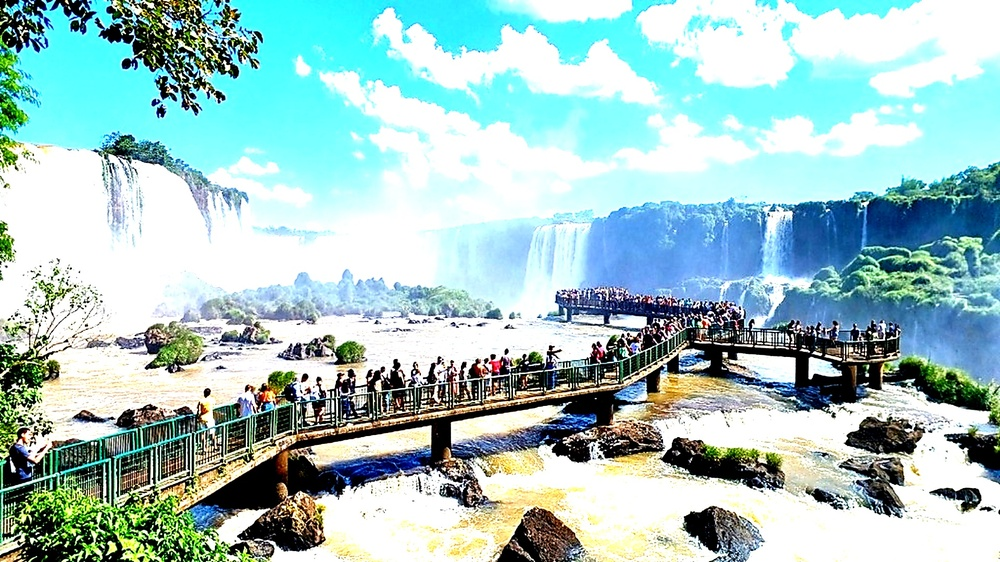
#> input picture images/hero_principal.jpg, 1000 x 562 px, shrunk from 1920 x 1080 before the run, found by its file name
$ python enhance_image.py
#> lines starting #> are read from the running program, lines starting #| are printed output that depends on the picture
#!/usr/bin/env python
# -*- coding: utf-8 -*-
"""
Mejora de brillo y claridad - Imagen principal
Solo brillo y claridad, sin otros cambios
"""

from PIL import Image, ImageEnhance

def enhance_brightness_clarity(input_path, output_path):
    """Solo aumenta brillo y claridad de la imagen"""

    # Cargar con PIL para mejor control
    img = Image.open(input_path)
#> img is the input picture: PIL image 1000x562 RGB; mean R, G, B 162.8, 197.4, 196.3
    print(f"Imagen original: {img.size}")
#| Imagen original: (1000, 562)

    # AUMENTO DE BRILLO (30%)
    enhancer = ImageEnhance.Brightness(img)
    img = enhancer.enhance(1.30)
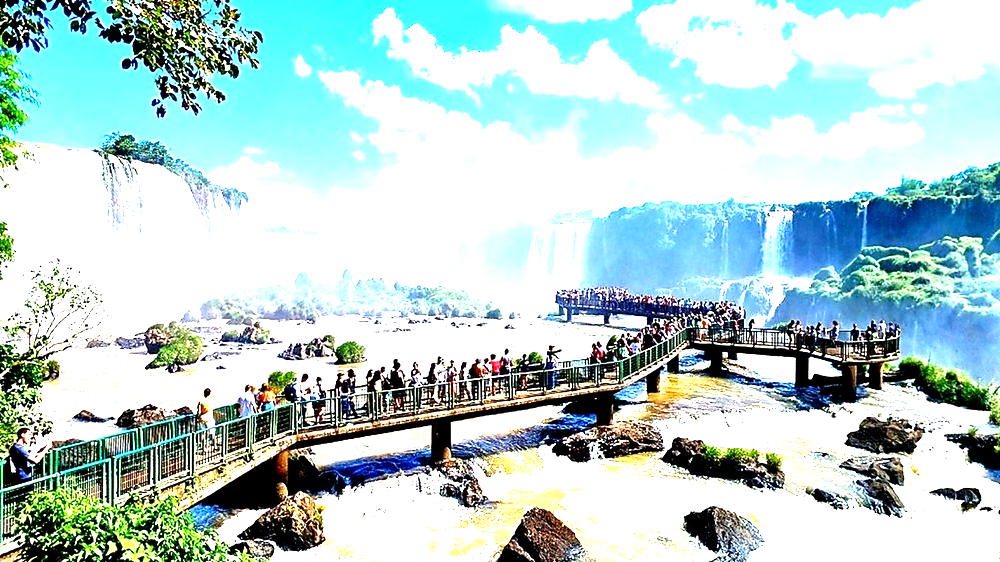
#> img: PIL image 1000x562 RGB; mean R, G, B 181.8, 209.4, 208.6

    # AUMENTO DE CLARIDAD (Contrast - 20%)
    enhancer = ImageEnhance.Contrast(img)
    img = enhancer.enhance(1.20)
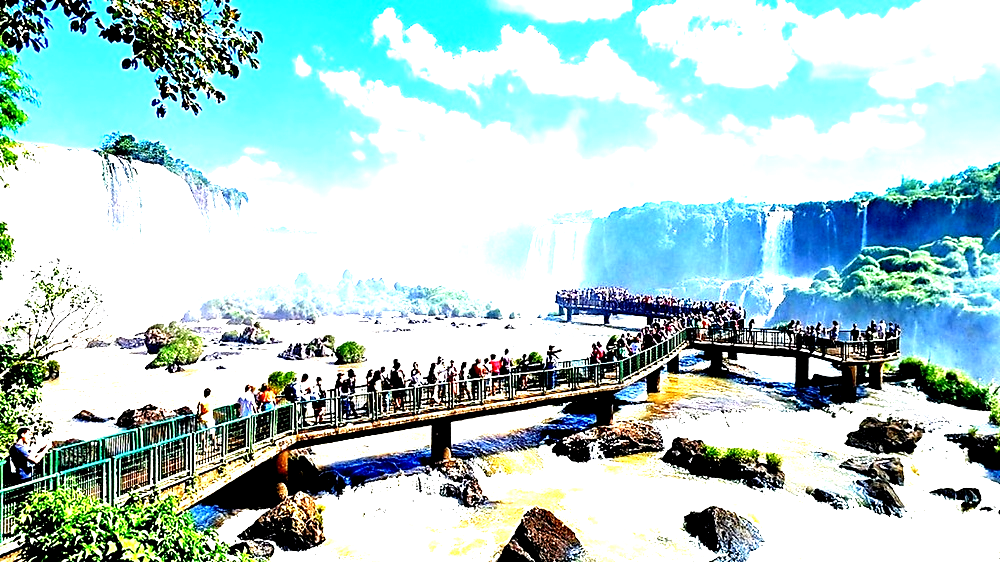
#> img: PIL image 1000x562 RGB; mean R, G, B 176.6, 206.4, 205.9

    # Guardar con máxima calidad
    img.save(output_path, 'JPEG', quality=95)

    print(f"✓ Imagen guardada")
    print(f"✓ Brillo: +30%")
    print(f"✓ Claridad: +20%")
    print(f"✓ Calidad: 95%")

    return True

if __name__ == "__main__":
    input_image = r"c:\Users\luisr\OneDrive\Desktop\trifoz-turismo\images\hero_principal.jpg"
    output_image = r"c:\Users\luisr\OneDrive\Desktop\trifoz-turismo\images\hero_principal.jpg"

    print("=" * 40)
    print("MEJORA: BRILLO Y CLARIDAD")
    print("=" * 40)

    enhance_brightness_clarity(input_image, output_image)

    print("=" * 40)
    print("✓ Completado")

$ run again, with images/8y3mE.jpg copied over images/hero_principal.jpg
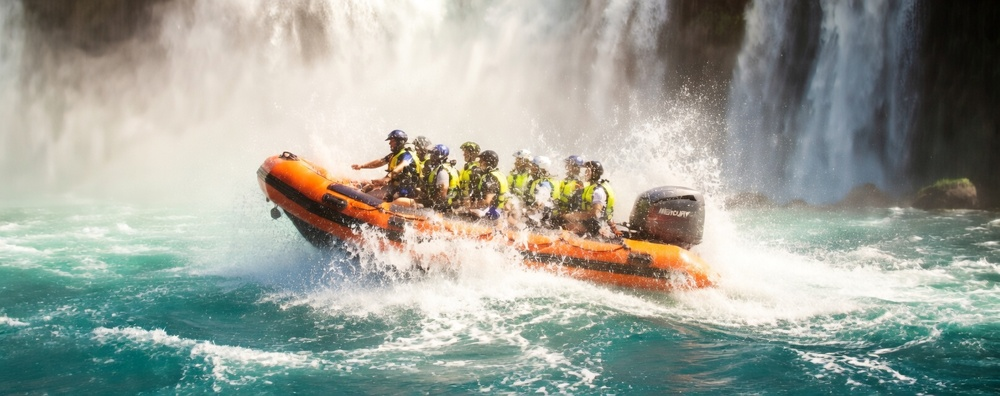
#> input picture images/8y3mE.jpg, 1000 x 396 px, shrunk from 1616 x 640 before the run, found by its file name
#> in enhance_brightness_clarity, img is the input picture: PIL image 1000x396 RGB; mean R, G, B 156.7, 162, 152.9
#| Imagen original: (1000, 396)
#> in enhance_brightness_clarity, `img = enhancer.enhance(1.30)`:
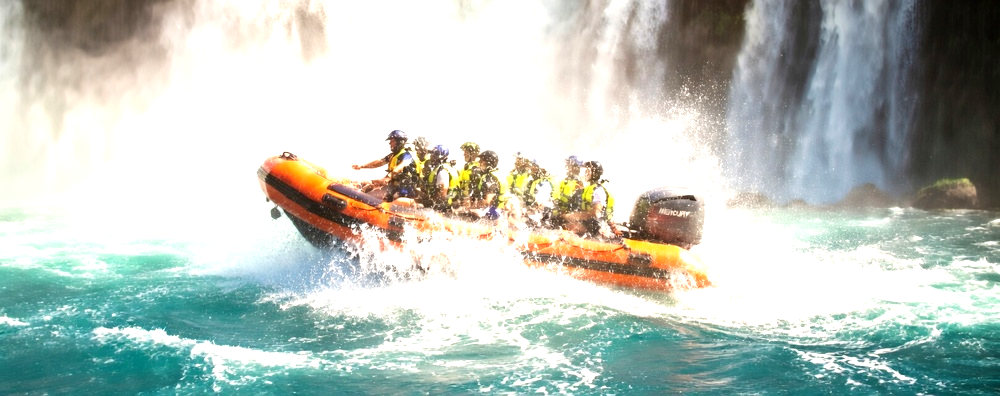
#> img: PIL image 1000x396 RGB; mean R, G, B 185.6, 195.5, 188.6
#> in enhance_brightness_clarity, `img = enhancer.enhance(1.20)`:
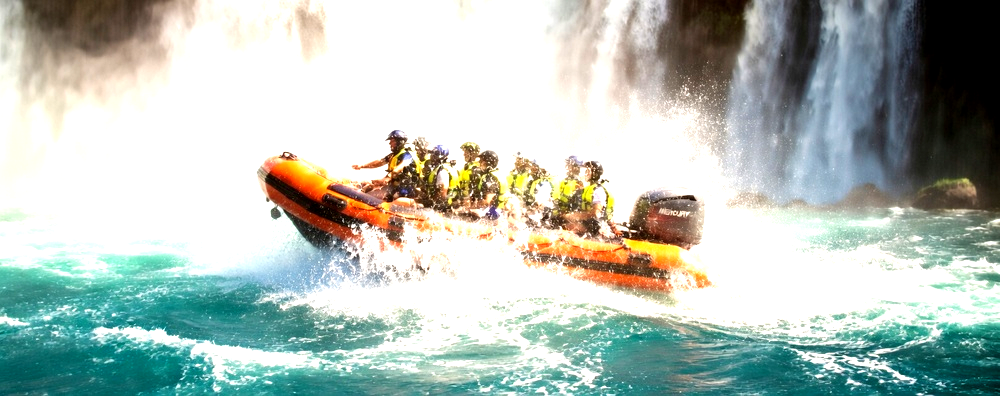
#> img: PIL image 1000x396 RGB; mean R, G, B 179.2, 191.1, 183.8

$ run again, with images/cataratas mejorada (1).jpg copied over images/hero_principal.jpg
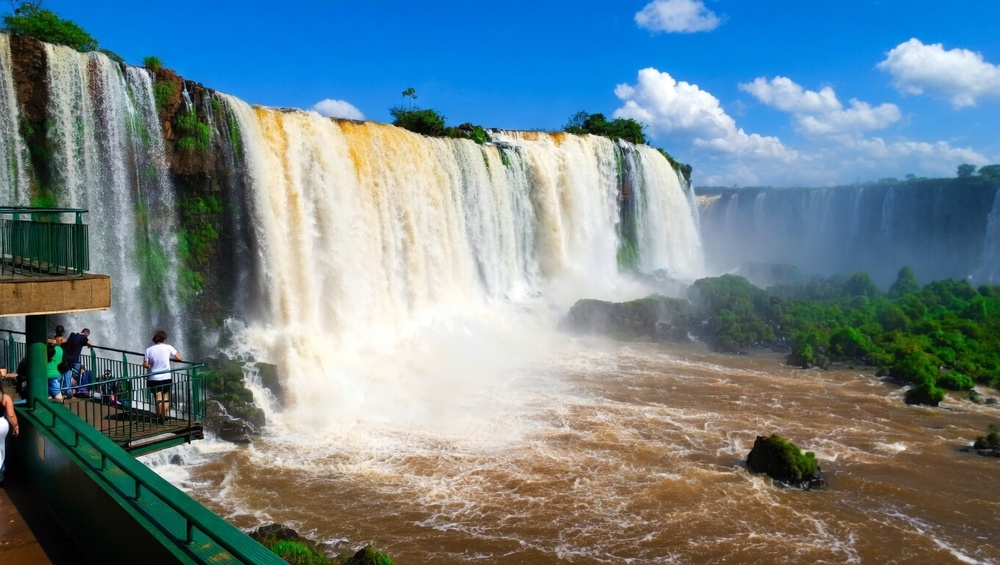
#> input picture images/cataratas mejorada (1).jpg, 1000 x 565 px, shrunk from 1360 x 768 before the run, found by its file name
#> in enhance_brightness_clarity, img is the input picture: PIL image 1000x565 RGB; mean R, G, B 111.8, 132.5, 140.2
#| Imagen original: (1000, 565)
#> in enhance_brightness_clarity, `img = enhancer.enhance(1.30)`:
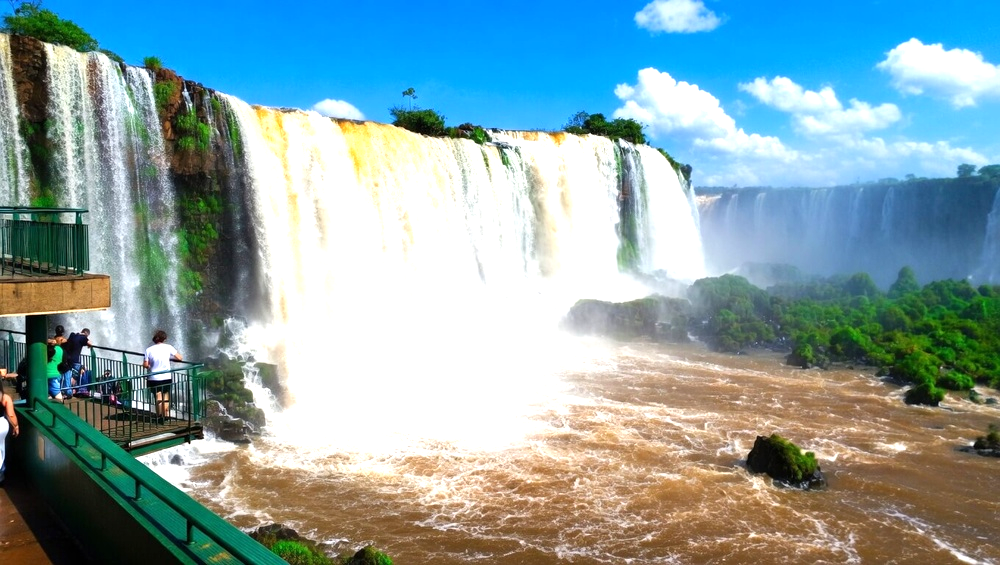
#> img: PIL image 1000x565 RGB; mean R, G, B 135.5, 163.7, 168.5
#> in enhance_brightness_clarity, `img = enhancer.enhance(1.20)`:
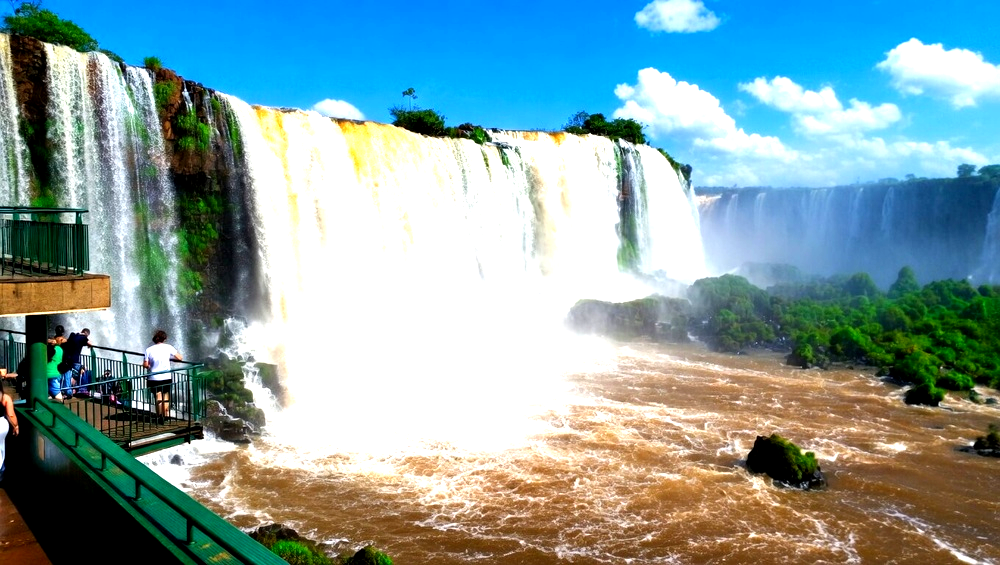
#> img: PIL image 1000x565 RGB; mean R, G, B 131.5, 160.9, 164.2
